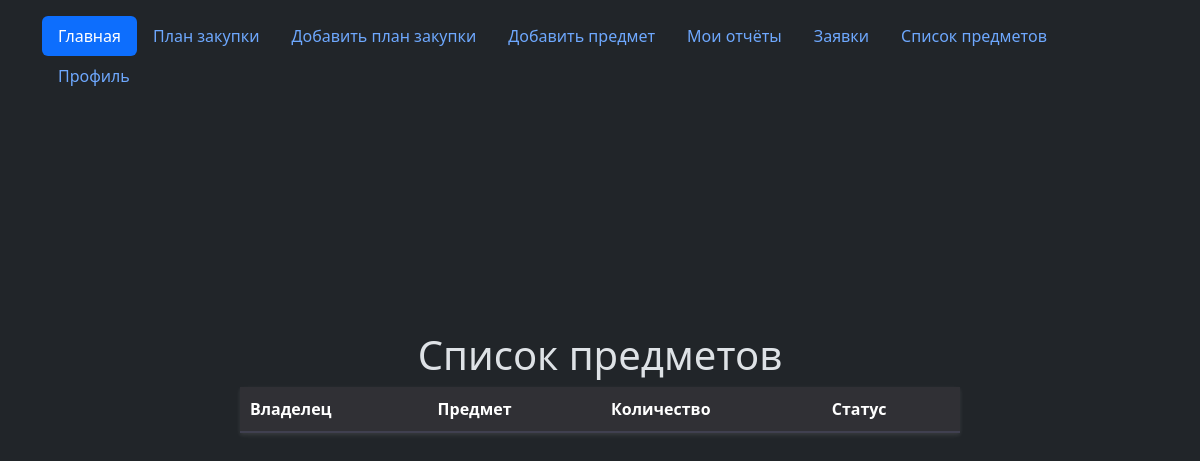
Before: /my_items (signed in) with the older database file.
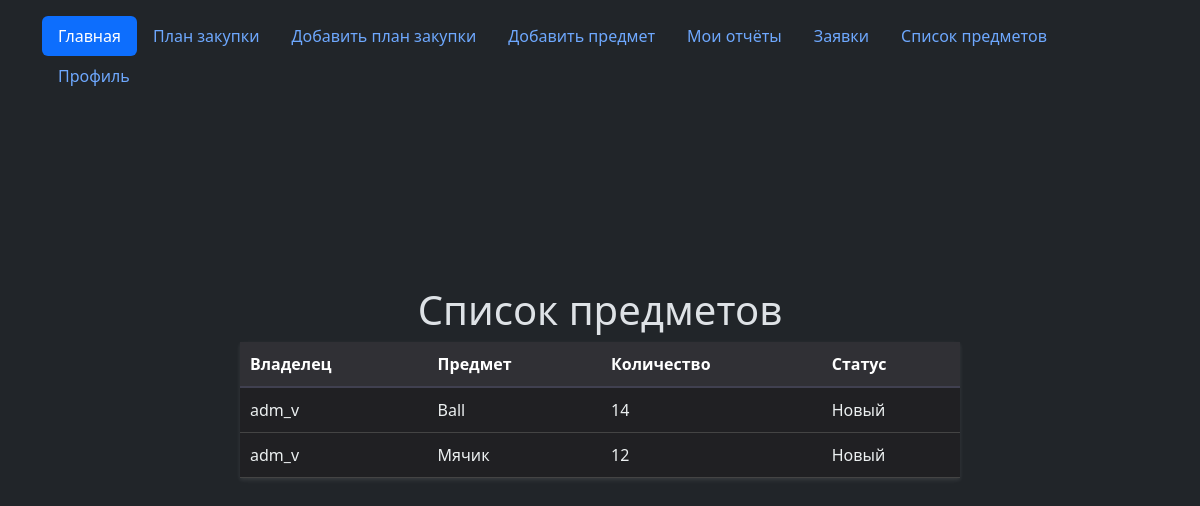
After: the same page with the newer database file.
### tables this page shows
CREATE TABLE inventory (
id integer PRIMARY KEY AUTOINCREMENT,
title text NOT NULL,
text text NOT NULL,
condition text NOT NULL,
owner text NOT NULL,
request text NOT NULL,
status text NOT NULL,
request_quantity text NOT NULL
);

### flsite.py (the view)
@app.route("/my_items")
@login_required
def my_items():
    name = dbase.get_username(current_user.get_id())
    return render_template('my_items.html', role=now_role, title="Мои предметы", inventory=dbase.getMyItems(name), name=name)

### FDataBase.py (called while the page is built)
    def get_username(self, user_id):
        try:
            self.__cur.execute(f"SELECT name FROM users WHERE id = {user_id} LIMIT 1")
            res = self.__cur.fetchone()[0]
            if res:
                return res
        except sqlite3.Error as e:
            print("Ошибка получения имени пользователя из БД " + str(e))
        return (False, False)

    def getUser(self, user_id):
        try:
            self.__cur.execute(f"SELECT * FROM users WHERE id = '{user_id}' LIMIT 1")
            res = self.__cur.fetchone()
            if not res:
                print("Пользователь не найден")
                return False
            return res
        except sqlite3.Error as e:
            print("Ошибка получения данных из БД " + str(e))
        return False

    def getMyItems(self, username):
        try:
            self.__cur.execute(f"SELECT id, title, text, condition, owner, request, status FROM inventory WHERE owner = '{username}'")
            res = self.__cur.fetchall()
            if res: return res
        except sqlite3.Error as e:
            print("Ошибка получения предмета из БД " + str(e))
        return []

### UserLogin.py (called while the page is built)
    def fromDB(self, user_id, db):
        self.__user = db.getUser(user_id)
        return self

    def get_id(self):
        return str(self.__user['id'])

### flsite.py (called while the page is built)
@login_manager.user_loader
def load_user(user_id):
    return UserLogin().fromDB(user_id, dbase)

def connect_db():
    conn = sqlite3.connect(app.config['DATABASE'])
    conn.row_factory = sqlite3.Row
    return conn

def get_db():
    if not hasattr(g, "link_db"):
        g.link_db = connect_db()
    return g.link_db

@app.before_request
def before_request():
    global dbase
    db = get_db()
    dbase = FDataBase(db)

### templates/my_items.html (shortened to what this page needs)
{% extends "base.html" %}
{% block body %}
    <h1>Список предметов</h1>
    <table>
        <thead>
            <tr>
                <th>Владелец</th>
                <th>Предмет</th>
                <th>Количество</th>
                <th>Статус</th>
            </tr>
        </thead>
    <tbody>
        {% for p in inventory %}
            <tr>
                <td>{{ p[4] }}</td>
                <td>{{ p[1] }}</td>
                <td>{{ p[2] }}</td>
                <td>{{ p[3] }}</td>
            </tr>
        {% endfor %}
    </tbody>
    </table>
{% endblock %}

### templates/base.html (shortened to what this page needs)
<!DOCTYPE html>
<html lang="en" data-bs-theme="dark">
<head>
    <link rel="stylesheet" href="/static/css/style.css">
    <link rel="stylesheet" href="https://cdn.jsdelivr.net/npm/bootstrap@5.3.3/dist/css/bootstrap.min.css">
</head>
<body>
    <div class="container">
    <header class="d-flex justify-content-center py-3">
      <ul class="nav nav-pills">
          <li class="nav-item"><a href="/" class="nav-link active" aria-current="page">Главная</a></li>
          {% if role == 1%}
            <li class="nav-item"><a href="/plans" class="nav-link">План закупки</a></li>
            <li class="nav-item"><a href="/add_plan" class="nav-link">Добавить план закупки</a></li>
            <li class="nav-item"><a href="/add_item" class="nav-link">Добавить предмет</a></li>
            <li class="nav-item"><a href="/report" class="nav-link">Мои отчёты</a></li>
            <li class="nav-item"><a href="/admin_requests" class="nav-link">Заявки</a></li>
          {% endif %}
          {% if role != 0 and role != 1 %}
            <li class="nav-item"><a href="/auth" class="nav-link">Войти</a></li>
            <li class="nav-item"><a href="/reg" class="nav-link">Зарегистрироваться</a></li>
          {% else %}
            <li class="nav-item"><a href="/all_items" class="nav-link">Список предметов</a></li>
            <li class="nav-item"><a href="/profile" class="nav-link">Профиль</a></li>
          {% endif %}
      </ul>
    </header>
    </div>
    {% block body %}{% endblock %}
</body>
</html>

### static/css/style.css (style rules this page uses)
body { font-family: sans-serif; background-color: #1e1e1e; display: flex; flex-direction: column; align-items: center; justify-content: center; min-height: 100vh; margin: 0; color: #fff; }
h1 { text-align: center; margin-bottom: 30px; color: #fff; }
table { width: 60%; border-collapse: collapse; margin-bottom: 20px; box-shadow: 0 2px 4px rgba(255, 255, 255, 0.1); background-color: #202023; color: #ecf0f1; }
thead th { background-color: #303035; font-weight: bold; padding: 10px; text-align: left; border-bottom: 2px solid #404050; color: #fff; }
tbody td { padding: 10px; border-bottom: 1px solid #444; }
a { text-decoration: none; color: #81ecec; }
.container { position: fixed; top: 0; }

Changed rows visible on the page:
added inventory: owner "adm_v", title "Ball", text "14", condition "Новый"
added inventory: owner "adm_v", title "Мячик", text "12", condition "Новый"
